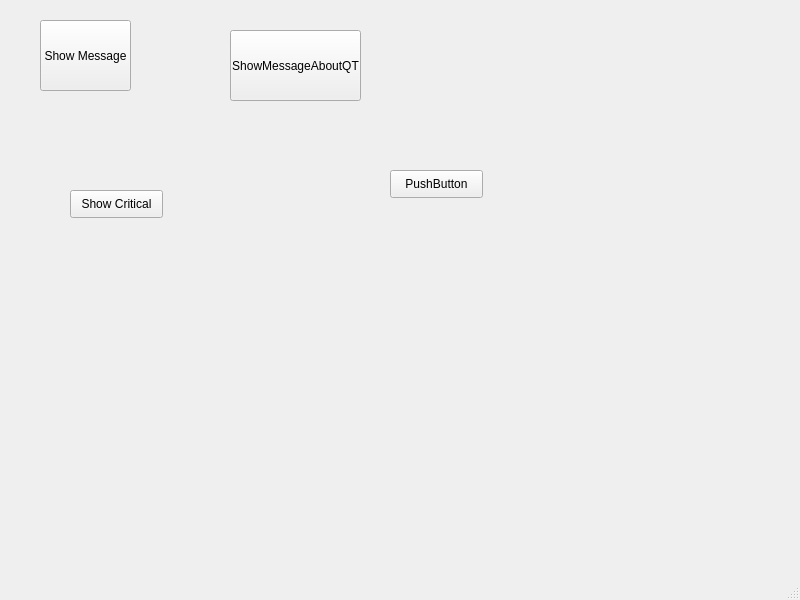
<?xml version="1.0" encoding="UTF-8"?>
<ui version="4.0">
 <class>MainWindow</class>
 <widget class="QMainWindow" name="MainWindow">
  <property name="geometry">
   <rect>
    <x>0</x>
    <y>0</y>
    <width>800</width>
    <height>600</height>
   </rect>
  </property>
  <property name="windowTitle">
   <string>MainWindow</string>
  </property>
  <widget class="QWidget" name="centralwidget">
   <widget class="QPushButton" name="pushButton">
    <property name="geometry">
     <rect>
      <x>40</x>
      <y>20</y>
      <width>91</width>
      <height>71</height>
     </rect>
    </property>
    <property name="text">
     <string>Show Message</string>
    </property>
   </widget>
   <widget class="QPushButton" name="pushButton_2">
    <property name="geometry">
     <rect>
      <x>230</x>
      <y>30</y>
      <width>131</width>
      <height>71</height>
     </rect>
    </property>
    <property name="text">
     <string>ShowMessageAboutQT</string>
    </property>
   </widget>
   <widget class="QPushButton" name="pushButton_3">
    <property name="geometry">
     <rect>
      <x>70</x>
      <y>190</y>
      <width>93</width>
      <height>28</height>
     </rect>
    </property>
    <property name="text">
     <string>Show Critical</string>
    </property>
   </widget>
   <widget class="QPushButton" name="pushButton_4">
    <property name="geometry">
     <rect>
      <x>390</x>
      <y>170</y>
      <width>93</width>
      <height>28</height>
     </rect>
    </property>
    <property name="text">
     <string>PushButton</string>
    </property>
   </widget>
  </widget>
  <widget class="QMenuBar" name="menubar">
   <property name="geometry">
    <rect>
     <x>0</x>
     <y>0</y>
     <width>800</width>
     <height>26</height>
    </rect>
   </property>
  </widget>
  <widget class="QStatusBar" name="statusbar"/>
 </widget>
 <resources/>
 <connections/>
</ui>
